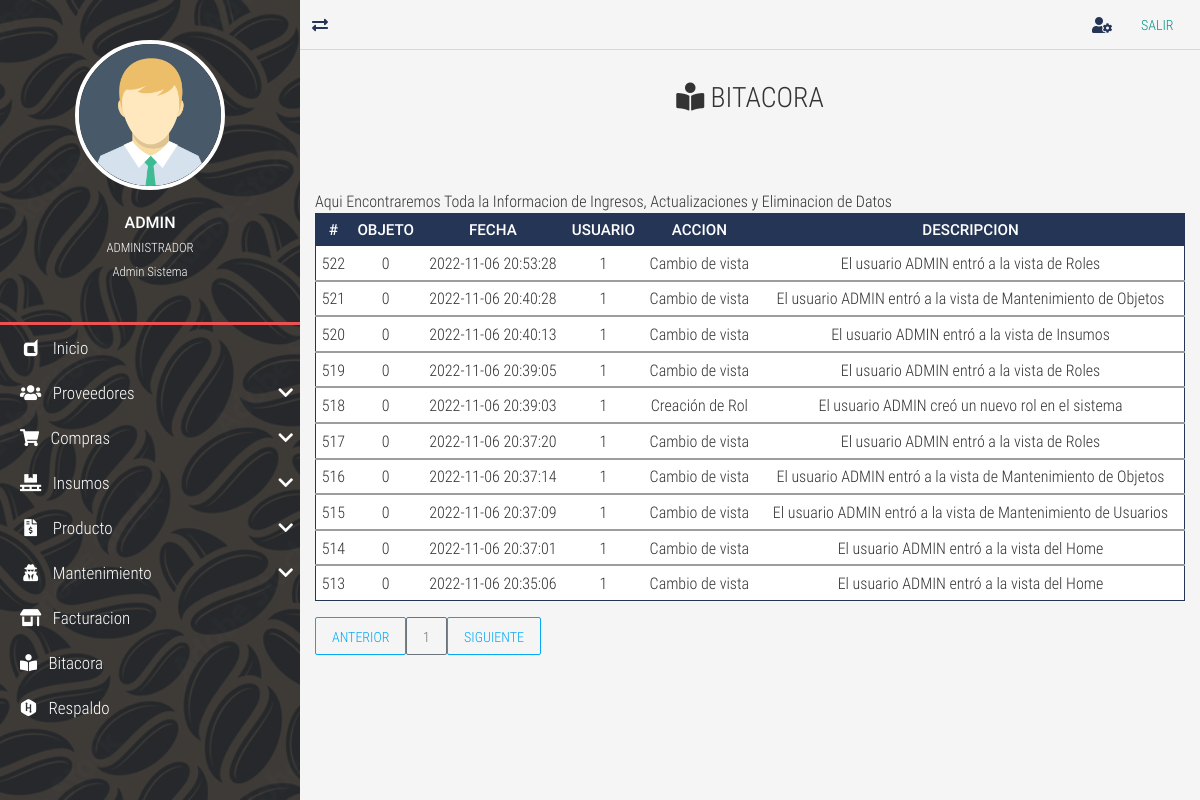
Page /bitacora/ (signed in) on the committed database.
### tables this page shows
CREATE TABLE `TBL_bitacora` (
  `id_bitacora` int NOT NULL AUTO_INCREMENT,
  `id_objeto` int DEFAULT NULL,
  `fecha` datetime NOT NULL,
  `id_usuario` int DEFAULT NULL,
  `accion` tinytext NOT NULL COMMENT 'accion realizada si es un ingreso nuevo, actualizacion. eliminacion o una consulta.',
  `descripcion` text,
  PRIMARY KEY (`id_bitacora`),
  KEY `FK_TBL_bitacora_TBL_usuarios` (`id_usuario`),
  CONSTRAINT `FK_TBL_bitacora_TBL_usuarios` FOREIGN KEY (`id_usuario`) REFERENCES `TBL_usuarios` (`id_usuario`)
);

### controladores/vistasControlador.php (called while the page is built, shortened)
<?php
	class vistasControlador extends vistasModelo{
		public function obtener_plantilla_controlador(){
			return require_once "./vistas/plantilla.php";
		}
	}

### index.php (called while the page is built, shortened)
<?php
	require_once "./controladores/vistasControlador.php";
	$plantilla = new vistasControlador();
	$plantilla->obtener_plantilla_controlador();

### vistas/contenidos/bitacora-view.php (the view)
<div class="full-box page-header">
	<h3 class="text-center">
		<i class="fas fa-book-reader"></i> BITACORA
	</h3>
</div>
<div class="container-fluid">
	<div class="table-responsive">
    <caption>Aqui Encontraremos Toda la Informacion de Ingresos, Actualizaciones y  Eliminacion de Datos</caption>
	<table class="table table-dark table-sm" id="tblDatos">
		<thead>
			<tr class="text-center roboto-medium">
				<th>#</th>
				<th>OBJETO</th>
				<th>FECHA</th>
				<th>USUARIO</th>
				<th>ACCION</th>
				<th>DESCRIPCION</th>
			</tr>
		</thead>
		<?php
			include ("./cone.php");
			$sql="SELECT * FROM TBL_bitacora WHERE id_bitacora ORDER BY id_bitacora DESC ";
			$result=mysqli_query($conexion,$sql);
			while($mostrar=mysqli_fetch_assoc ($result)){
		?>
				<tbody>
					<tr class="text-center" >
						<td><?php echo $mostrar['id_bitacora']?></td>
						<td><?php echo $mostrar['id_objeto']?></td>
						<td><?php echo $mostrar['fecha']?></td>
						<td><?php echo $mostrar['id_usuario']?></td>
						<td><?php echo $mostrar['accion']?></td>
						<td><?php echo $mostrar['descripcion']?></td>
					</tr>
				</tbody>
		<?php
			}
		?>
	</table>
	<div id="paginador" class=""></div>

### vistas/css/all.css (style rules this page uses)
.fa, .fas, .far, .fal, .fab { -moz-osx-font-smoothing: grayscale; -webkit-font-smoothing: antialiased; display: inline-block; font-style: normal; font-variant: normal; text-rendering: auto; line-height: 1; }
.fa-book-reader:before { content: "\f5da"; }
.fa, .fas { font-family: 'Font Awesome 5 Free'; font-weight: 900; }

### vistas/css/style.css (style rules this page uses)
:root { --color-one: #F5F5F5; --color-two: #24292E; --color-three: #EC5252; --form-color: #14111A; --accent-color: #253556; --border-color: #D8D8D8; }
body,html { font-family: 'roboto_condensed_light'; width: 100vw; height: 100vh; background-color: var(--color-one); color: #333; font-size: 16px; }
.full-box { margin: 0; padding: 0; box-sizing: border-box; width: 100%; }
.page-header { padding: 30px 20px 60px 20px; }
.page-header > :nth-child(1) { padding-bottom: 7px; }
.table thead th { color: #FFF; }
.table tbody tr { color: #333; transition: all .2s ease-in-out; }
.table-dark, .table { background-color: #fff; }
.table-dark { border: 1px solid var(--accent-color); }
.table-dark thead tr { background-color: var(--accent-color); }
.table-dark td, .table-dark thead th, .table-dark th { border: none; }
.roboto-medium { font-family: 'roboto_medium_regular'; }

### rows in the picture
tbl_bitacora: id_bitacora "522", id_objeto "0", fecha "2022-11-06 20:53:28", id_usuario "1", accion "Cambio de vista", descripcion "El usuario ADMIN entró a la vista de Roles"
tbl_bitacora: id_bitacora "521", id_objeto "0", fecha "2022-11-06 20:40:28", id_usuario "1", accion "Cambio de vista", descripcion "El usuario ADMIN entró a la vista de Mantenimiento de Objetos"
tbl_bitacora: id_bitacora "520", id_objeto "0", fecha "2022-11-06 20:40:13", id_usuario "1", accion "Cambio de vista", descripcion "El usuario ADMIN entró a la vista de Insumos"
tbl_bitacora: id_bitacora "519", id_objeto "0", fecha "2022-11-06 20:39:05", id_usuario "1", accion "Cambio de vista", descripcion "El usuario ADMIN entró a la vista de Roles"
tbl_bitacora: id_bitacora "518", id_objeto "0", fecha "2022-11-06 20:39:03", id_usuario "1", accion "Creación de Rol", descripcion "El usuario ADMIN creó un nuevo rol en el sistema"
tbl_bitacora: id_bitacora "517", id_objeto "0", fecha "2022-11-06 20:37:20", id_usuario "1", accion "Cambio de vista", descripcion "El usuario ADMIN entró a la vista de Roles"
tbl_bitacora: id_bitacora "516", id_objeto "0", fecha "2022-11-06 20:37:14", id_usuario "1", accion "Cambio de vista", descripcion "El usuario ADMIN entró a la vista de Mantenimiento de Objetos"
tbl_bitacora: id_bitacora "515", id_objeto "0", fecha "2022-11-06 20:37:09", id_usuario "1", accion "Cambio de vista", descripcion "El usuario ADMIN entró a la vista de Mantenimiento de Usuarios"
tbl_bitacora: id_bitacora "514", id_objeto "0", fecha "2022-11-06 20:37:01", id_usuario "1", accion "Cambio de vista", descripcion "El usuario ADMIN entró a la vista del Home"
tbl_bitacora: id_bitacora "513", id_objeto "0", fecha "2022-11-06 20:35:06", id_usuario "1", accion "Cambio de vista", descripcion "El usuario ADMIN entró a la vista del Home"

### other values in the picture
$_SESSION['usuario_login'] "ADMIN"
$_SESSION['nombre_usuario'] "ADMINISTRADOR"
$_SESSION['rol'] "Admin Sistema"
